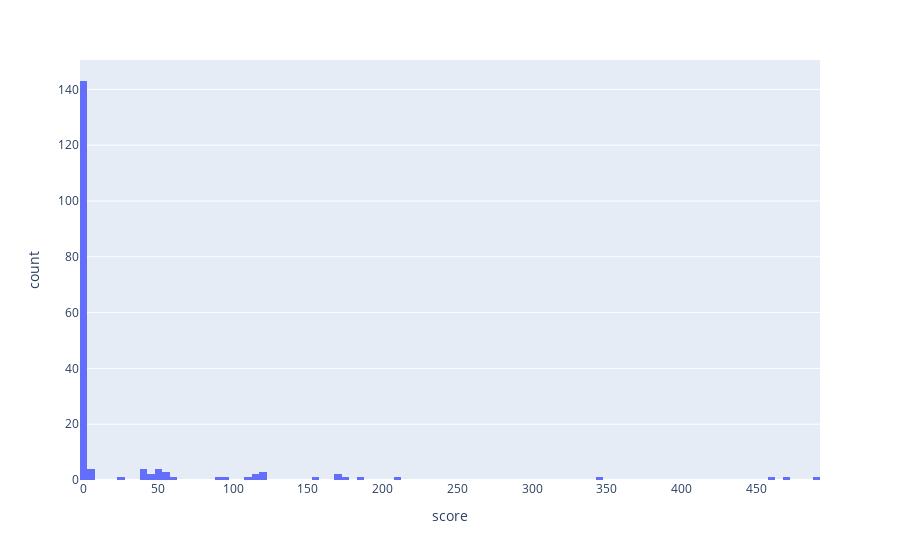

Notebook cell for this chart:
### Code cell
import plotly.express as px

hist = px.histogram(
    all_top_betweenness_df,
    x="score",
    nbins=100,
)
hist.show()

### Figure 1 — Plotly figure (JSON) as saved in the notebook; plotly's stock layout.template omitted (floating-point values rounded to 4 significant figures; data arrays with more than 128 entries replaced by an {"elided": "..."} marker saying what was removed)
{"data": [{"bingroup": "x", "hovertemplate": "score=%{x}<br>count=%{y}<extra></extra>", "legendgroup": "", "marker": {"color": "#636efa", "pattern": {"shape": ""}}, "name": "", "nbinsx": 100, "orientation": "v", "showlegend": false, "type": "histogram", "x": {"elided": "180 float values"}, "xaxis": "x", "yaxis": "y"}], "layout": {"barmode": "relative", "legend": {"tracegroupgap": 0}, "margin": {"t": 60}, "xaxis": {"anchor": "y", "domain": [0, 1], "title": {"text": "score"}}, "yaxis": {"anchor": "x", "domain": [0, 1], "title": {"text": "count"}}}}
